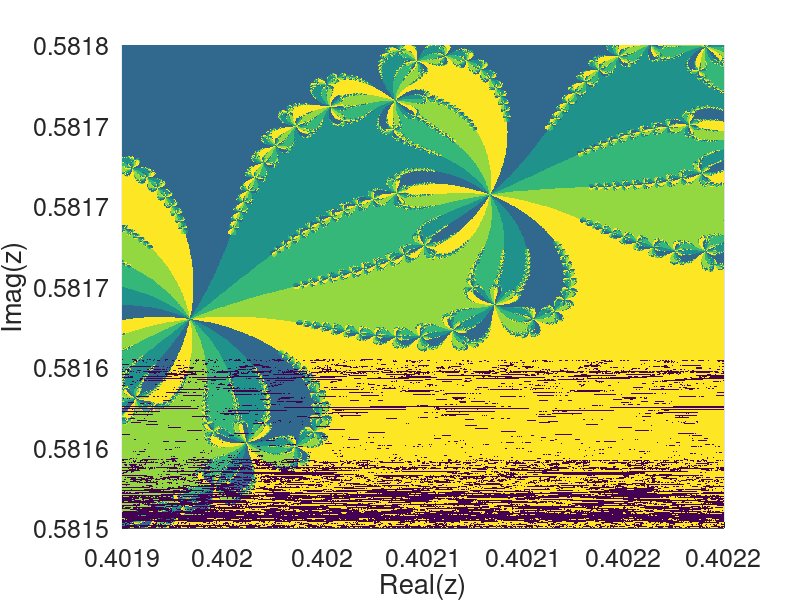

MATLAB code for this plot:
clc; clear; close all;
%% data
% function
%{
grado = 3;
f = @(z) z.^grado-1;
df = @(z) grado*z.^(grado-1);
fzeros = exp(2i*pi/grado*(1:grado));
%}
%{
f = @(z) cos(z);
df = @(z) -sin(z);
fzeros = pi*(-5:5)+pi/2;
%}
grado = 5;
f = @(z) z.^grado-1;
df = @(z) grado*z.^(grado-1);
fzeros = exp(2i*pi/grado*(1:grado));

% grid
hm = 1e3;
XXmin = min(real(fzeros))-1;
XXmax = max(real(fzeros))+1;
YYmin = min(imag(fzeros))-1;
YYmax = max(real(fzeros))+1;
dx = (XXmax-XXmin)/hm/1;
dy = (YYmax-YYmin)/hm/1;
xx = XXmin:dx:XXmax; 
yy = YYmin:dy:YYmax;

% initial guess
XXminplot = .4019; XXmaxplot = .4022;
YYminplot = .5815; YYmaxplot = .5818;
dxplot = (XXmaxplot-XXminplot)/hm;
dyplot = (YYmaxplot-YYminplot)/hm;
xp = XXminplot:dxplot:XXmaxplot; yp = YYminplot:dyplot:YYmaxplot;
p0 = reshape(xp'+(yp*1i),1,(hm+1)^2);

% tollerance
tol = 1;

%% loop
pp = p0;
mm = 20;
for inst = 1:mm
    
    p0 = p0 - f(p0)./df(p0);
end

%% where did they go
mindist = zeros(1,size(p0,2));
dist = zeros(length(fzeros),size(p0,2));
pp(isnan(pp)) = 0;
for jz = 1:length(fzeros)
    zz = p0-fzeros(jz);
    dist(jz,:) = sqrt(real(zz).^2+imag(zz).^2);
end
[~,mindist] = min(dist);
for jz = 1:length(fzeros)
    mindist(dist(jz,mindist==jz) > tol) = -1;
end

%% post
% final configuration
%{
figure
xcol = (real(p0')/2+LL)/LL/2;
ycol = (imag(p0')/2+LL)/LL/2;
ncol = zeros(hm,1);
col = [xcol ycol 1-(xcol+ycol)/2];
hold on
plot(real(fzeros),imag(fzeros),'ko','markersize',10,'markerfacecolor','r')
for jp = 1:length(p0)
    plot(real(pp(jp)),imag(pp(jp)),'ko','markersize',6,...
        'markerfacecolor',col(jp,:))
end
ylim([-2 2])
xlim([-2 2])
grid on
set(gca,'fontsize',18)
xlabel('Real(z)')
ylabel('Imag(z)')
%}

% starting configuration
figure
hold on
plotcol = reshape(mindist,length(xp),length(xp));
h = pcolor(xp,yp,plotcol');
set(h, 'EdgeColor', 'none')
ylim([YYminplot YYmaxplot])
xlim([XXminplot XXmaxplot])
grid on
set(gca,'fontsize',18)
xlabel('Real(z)')
ylabel('Imag(z)')
